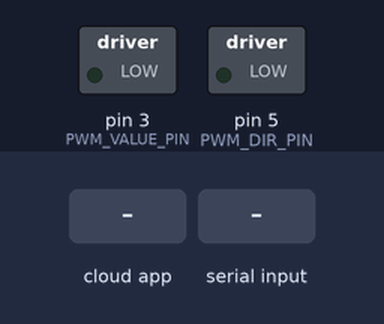
A sketch run on a simulated Arduino Nano, built with avr-gcc and run on an emulated ATmega328P. On the bench: switched loads named in the sketch (green lamp = pin HIGH). The inputs (shaded band) are chosen by the test bench. The ROS host is connected and sends only what is stated.

Above: at 1.2 s.
1.3 s: the phone or cloud app sets elbow_reference to 45
At 4.16 s:
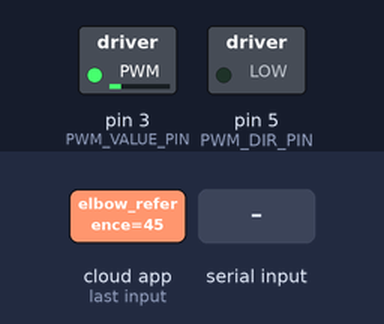
4.3 s: the phone or cloud app sets elbow_reference to 180
At 5.4 s:
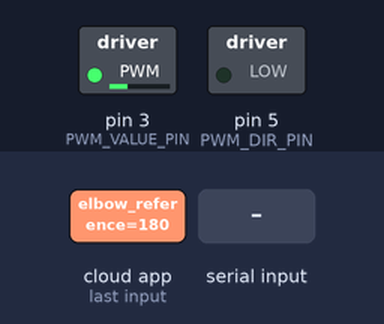
5.8 s: "90,45\n" received over the second serial link
At 6.4 s:
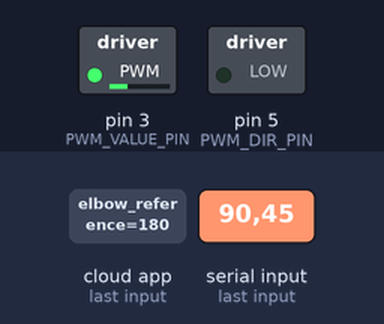
7.3 s: the phone or cloud app sets elbow_reference to 0
At 7.7 s:
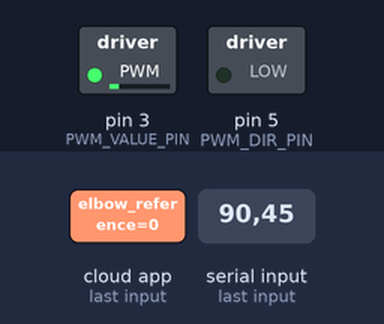
8.8 s: "200\n" received over the second serial link
Timing chart, 0 to 11.3 s (numbered marks = the images above; inputs shaded):
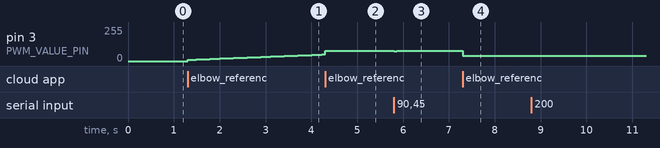

Measured:
- after the input at 1.3 s, pin 3 (PWM_VALUE_PIN): moves from 0/255 to 49/255 over 2.9 s, starting at once
- after the input at 4.3 s, pin 3 (PWM_VALUE_PIN): 49/255 → 76/255 at once
- after the input at 5.8 s, pin 3 (PWM_VALUE_PIN): 76/255 → 73/255 at once, → 74/255 0.02 s later, → 75/255 0.02 s later, → 76/255 0.02 s later
- after the input at 7.3 s, pin 3 (PWM_VALUE_PIN): 76/255 → 40/255 at once

The sketch:

Controller-ElbowROSBranch.ino
```cpp
#define PWM_VALUE_PIN 3 // Value of PWM to driver
#define PWM_DIR_PIN 5 // Direction of PWM to driver
#define PWM_POSITIVE_DIR LOW
#define PWM_NEGATIVE_DIR HIGH
#include <AltSoftSerial.h>
#include <ros.h>
#include <std_msgs/Bool.h>
#include <std_msgs/Int16.h>
AltSoftSerial breakfastSerial;

void messageCb( const std_msgs::Int16& reference);
int32_t e_to_pwm(float e, float e_old, double e_sum);
void do_PID_stuff(float current_pos, float reference_pos);
float get_serial_value();

float motor_ref = 0; // reference from ros
float motor_pos = 0; //motor position from nano

float gear_ratio = 1;

ros::NodeHandle  nh; //ROS
std_msgs::Int16 int_msg_4;
std_msgs::Int16 int_msg_5;
std_msgs::Bool int_msg_6;

ros::Publisher chatter_3("chatter_3", &int_msg_4);
ros::Publisher elbow_pos("elbow_pos", &int_msg_5);
ros::Publisher throw_arduino("throw_arduino", &int_msg_6);
ros::Subscriber<std_msgs::Int16> sub("elbow_reference", &messageCb);


int32_t enc_count = 0;
int32_t current_pos = 0;
float e = 0; //error
float e_old = 0; //previous sample error, necessary for d-calculation
double e_sum = 0; //sum of all errors so far, necessary for i-calculation
int32_t new_pwm = 0;
unsigned long time_old;

int start_program_bool = 0;
int temp_char = 0;

int posDelta = 0;
volatile int32_t  compactMsg = 0;
int msg = 0;
int msgCheck = 0;

int counter = 0;
int8_t throw_mode = 0;
bool thrown = 1;

void setup() {
  //Set up ROS
  nh.initNode();
  nh.subscribe(sub);
  nh.advertise(chatter_3);
  nh.advertise(elbow_pos);


  //Set up the software serial
  breakfastSerial.begin(74880);
  breakfastSerial.flush();
  //make sure that the software serial pins are input
  pinMode(8, INPUT); //blu
  pinMode(9, INPUT); //gren

  //Make pin 7 an input
  //pinMode(7, INPUT);

  pinMode(PWM_VALUE_PIN, OUTPUT); //PWM PIN!
  pinMode(PWM_DIR_PIN, OUTPUT); //DIR PIN!
  ////////////////////////////////////////////// DEBUG TIMER /////////////////////////////////////////////

  //delay(10000);
  //  int16_t debug1 = micros();
  //  delay(10);
  //  int_msg_4.data = debug1 - micros();
  //int_msg_4.data = 0;
  //chatter_3.publish( &int_msg_4 );

  ///////////////////////////////////////////////////////////////////////////////////////////////////////

}

void loop() {

  motor_pos = get_serial_value();         //read encoder
  nh.spinOnce();                          //read ref

  while( throw_mode == 1)
  {
    motor_pos = get_serial_value();         //read encoder
    analogWrite(PWM_VALUE_PIN, 255);
    if( motor_pos > 80 )
    {
      throw_mode = 2;
    }

  }

  do_PID_stuff( 2, 3 , 0 ); //do_PID_stuff( 3, 3 , 0 ) for pathetic 12V

  counter++;

}
```

functions.ino
```cpp
void messageCb( const std_msgs::Int16& reference)
{
  motor_ref = reference.data / 10.0;
  if ( motor_ref == 660) {
    throw_mode = 0;
     motor_ref = 45;
  }
  else if ( motor_ref > 160)
  {
    motor_ref = 160;
    throw_mode = 0;
  }
  else if ( motor_ref == -660 && throw_mode == 0)
  {
    motor_ref = 55;
    throw_mode = 1;
  }

  else if ( motor_ref < -10)
  {
    motor_ref = -10;
    throw_mode = 0;
  }


}


void do_PID_stuff(float P, float I, float D)
{
  unsigned long time_new = micros();
  e_old = e;
  e = motor_ref - motor_pos;

  if (e_sum > 40 / I) { //saturation
    e_sum = 40 / I;
  }
  else if (e_sum < -20 / I) {
    e_sum = -20 / I;
  }

  double p_part = P * e; //
  double i_part = I * e_sum; //e_sum just increases so much that it immediately overflows.
  double d_part = D * (e - e_old) / ((time_new - time_old) * 0.000001);

  e_sum += e * ((time_new - time_old) * 0.000001);

  if (counter % 500 == 0 ) { //needed to slow down the prints to get reasonable values

    int16_t elb_pos = int16_t(motor_pos * 10);
    int_msg_5.data = elb_pos;
    elbow_pos.publish( &int_msg_5);

    //    int16_t motor_ref_debug = motor_ref;
    //    int_msg_4.data = motor_ref_debug;
    //    chatter_3.publish( &int_msg_4 );
    //    int16_t pos_part16 = motor_pos;
    //    int_msg_4.data = pos_part16;
    //    chatter_3.publish( &int_msg_4 );
    //    //    int16_t e16 = e;
    //    //    int_msg_4.data = e16;

    int16_t p_part16 = p_part;
    int_msg_4.data = p_part16;
    chatter_3.publish( &int_msg_4 );

    int16_t i_part16 = i_part;
    int_msg_4.data = i_part16;
    chatter_3.publish( &int_msg_4 );

    int16_t d_part16 = d_part;
    int_msg_4.data = d_part16;
    chatter_3.publish( &int_msg_4 );

    //    int_msg_4.data = 9999;
    //    chatter_3.publish( &int_msg_4 );

  }

  float pwm = round(p_part + i_part + d_part);
  if (pwm > 170 /*255*/ ) {
    pwm = 170;
  }
  else if (pwm < -170) {
    pwm = -170;
  }
  else {} //Nothing is done if the pwm is within the proper intervall!

  if (pwm >= 0) {  // Set direction of rotation to driver
    digitalWrite(PWM_DIR_PIN, PWM_POSITIVE_DIR);
  } else {
    digitalWrite(PWM_DIR_PIN, PWM_NEGATIVE_DIR);
  }

  //float pwm_1 = ( (pwm_1)*0.3137 +10.0 ) * 2.55 ;
  analogWrite(PWM_VALUE_PIN, abs(pwm));   // Set value of PWM to driver

  time_old = time_new ;
}

float get_serial_value() {
  /*We are reading over Serial using .read();
    We know that we will get it in the format ([-])[number]\r\n.
    In asciicode: "-" = 45, \r = 10, \n = 13, numbers from 0-9 = 48-57.
    If we know that it is a negative value, we use that knowledge later.
    If it's an \r, we just let it be taken out of the buffer; but it if it's \n we know we've reached the end.
  */
  int EOL_BOOL = 0;  int Neg_BOOL = 0;  int c; int value = 0;

  if (breakfastSerial.available() > 0) {
    while (!EOL_BOOL) {
      c = breakfastSerial.read();
      if (c == 13) {}
      else if (c == 10) {
        EOL_BOOL = 1;
      }
      else if (c == 45) {
        Neg_BOOL = 1;
      }
      else if ((c > 47) && (c < 58)) {
        value = value * 10 + c - 48; //take old values x10 to shift it up a decimal point
      }
      else {}
    }
    if (Neg_BOOL) {
      value = value * -1; //correct so that it is negative
    }

  }
  //  int16_t value_debug = (int16_t)value; //WORKS
  //  int_msg_4.data = value_debug;
  //  chatter_3.publish( &int_msg_4 );
  //transform enc count to degrees
  return value * 360.0 / (2304.0 * gear_ratio); //conversion, gives float

}

void do_throw_stuff() {
  if (motor_pos < motor_ref && thrown == 0) {
    digitalWrite(PWM_DIR_PIN, PWM_POSITIVE_DIR);
    analogWrite(PWM_VALUE_PIN, 255);
  }
  if (motor_pos >= motor_ref) {
    digitalWrite(PWM_DIR_PIN, PWM_NEGATIVE_DIR);
    thrown = 1;
    //ros write throwBool = 1
  }
}
```
